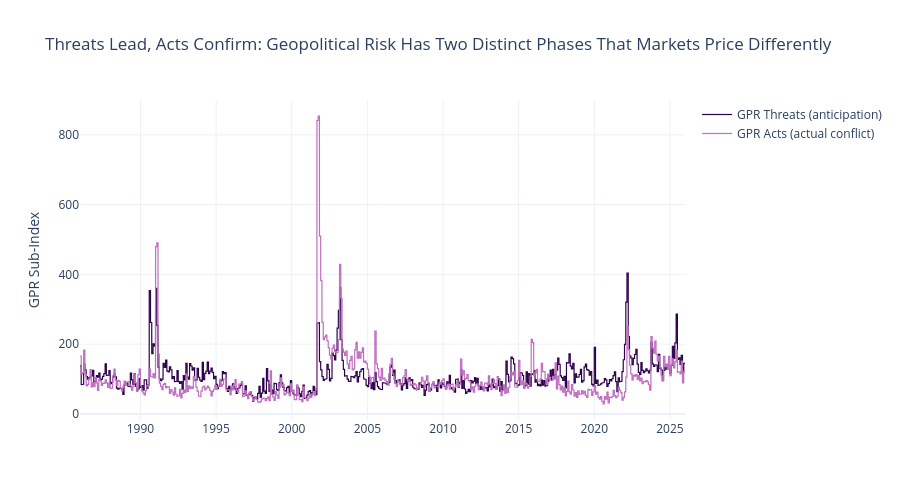

Source (notebook cell):
### Markdown cell above
- 1991 - Gulf War (Iraq invading Qwait)
- 2001 - 9/11
- 2003 - Iraq War (US Invasion)
- Dec 2021 - Omicron variant initially triggered an oil sell-off on lockdown fears, but the dominant driver was Russia's troop buildup on the Ukrainian border, with GPR rising through late 2021 as markets began pricing in a potential major European conflict.

### Code cell
fig = go.Figure()

fig.add_trace(go.Scatter(
    x=df['observation_date'],
    y=df['gpr_threats'],
    name='GPR Threats (anticipation)',
    line=dict(color='#2d004b', width=1.2)
))

fig.add_trace(go.Scatter(
    x=df['observation_date'],
    y=df['gpr_acts'],
    name='GPR Acts (actual conflict)',
    line=dict(color='#c06ec0', width=1.2)
))

fig.update_layout(
    title='Threats Lead, Acts Confirm: Geopolitical Risk Has Two Distinct Phases That Markets Price Differently',
    yaxis_title='GPR Sub-Index',
    xaxis_title='',
    template='plotly_white',
    height=500
)

fig.show()
fig.write_image("images/04_gpr_threats_vs_acts.png")

### Figure 1 — Plotly figure (JSON) as saved in the notebook; plotly's stock layout.template omitted (floating-point values rounded to 4 significant figures; data arrays with more than 128 entries replaced by an {"elided": "..."} marker saying what was removed)
{"data": [{"line": {"color": "#2d004b", "width": 1.2}, "name": "GPR Threats (anticipation)", "type": "scatter", "x": {"elided": "14609 str values"}, "y": {"elided": "14609 float values"}}, {"line": {"color": "#c06ec0", "width": 1.2}, "name": "GPR Acts (actual conflict)", "type": "scatter", "x": {"elided": "14609 str values"}, "y": {"elided": "14609 float values"}}], "layout": {"height": 500, "title": {"text": "Threats Lead, Acts Confirm: Geopolitical Risk Has Two Distinct Phases That Markets Price Differently"}, "xaxis": {"title": {"text": ""}}, "yaxis": {"title": {"text": "GPR Sub-Index"}}}}
